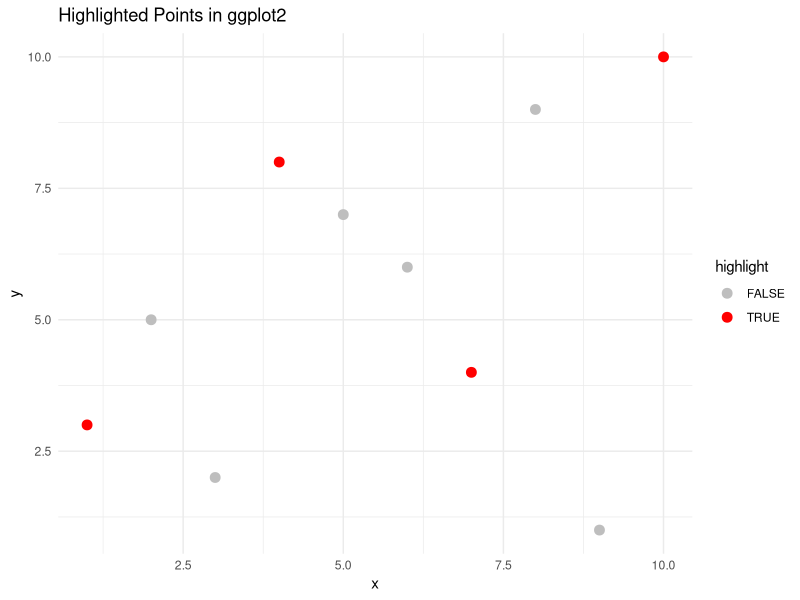

Write the R code that produced this figure.
## ---- chunk 1
install.packages("ggplot2")
library(ggplot2)

# Sample data
data <- data.frame(
  x = 1:10,
  y = c(3, 5, 2, 8, 7, 6, 4, 9, 1, 10),
  highlight = c(TRUE, FALSE, FALSE, TRUE, FALSE, FALSE, TRUE, FALSE, FALSE, TRUE)
)

# Highlight points where `highlight` is TRUE
ggplot(data, aes(x = x, y = y)) +
  geom_point(aes(color = highlight), size = 3) +
  scale_color_manual(values = c("gray", "red")) +
  theme_minimal() +
  labs(title = "Highlighted Points in ggplot2")
